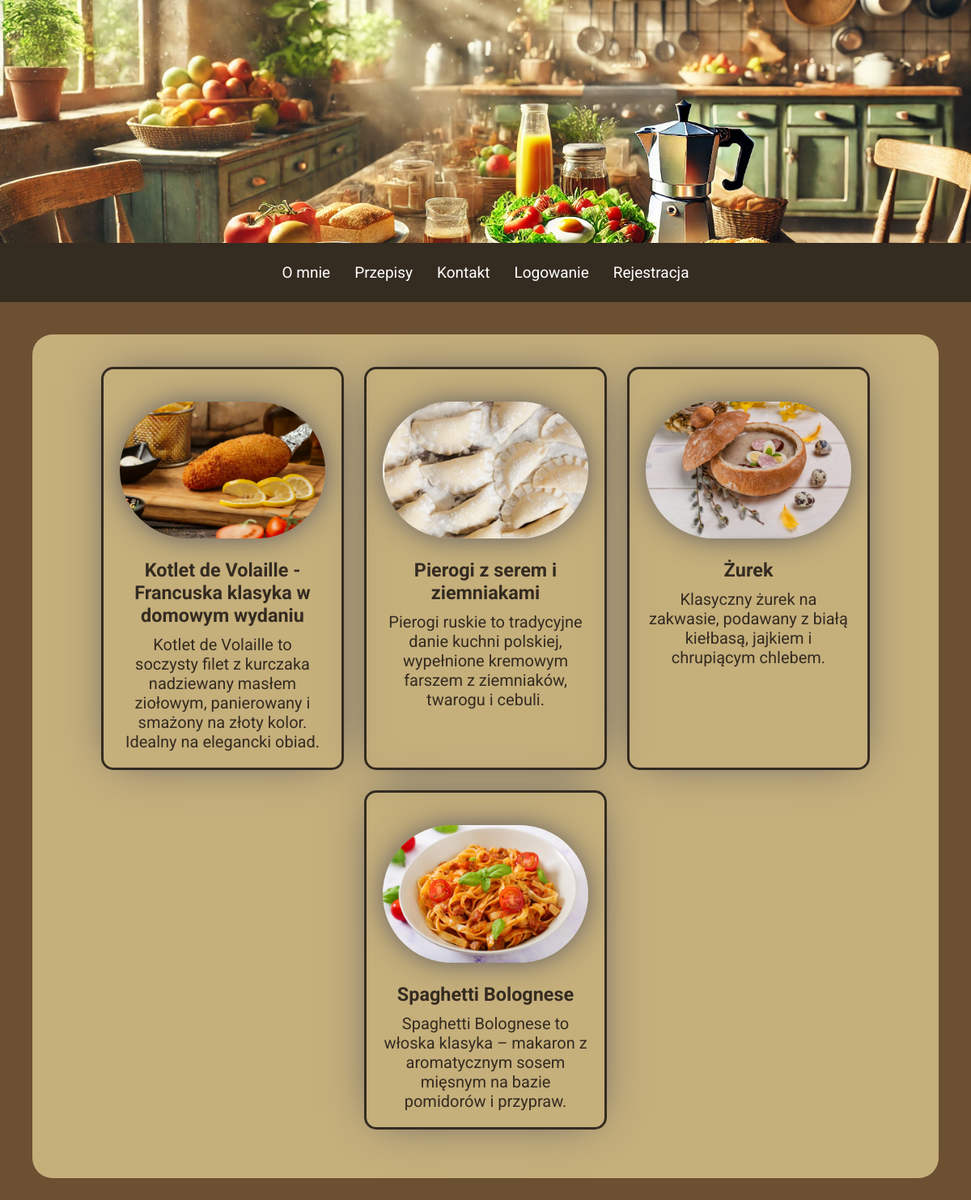
Page /all-posts on the committed database.
### blog/models.py (models this page shows, shortened)
class PostModel(models.Model):
    title = models.CharField(max_length=150, verbose_name="Tytuł:")
    author = models.ForeignKey(
        CustomUserModel, verbose_name=("Autor:"), on_delete=models.CASCADE)
    slug = models.SlugField(primary_key=True)
    date = models.DateField(auto_now_add=True, verbose_name="Data:")
    excerpt = models.TextField(verbose_name="skrót", validators=[
                               MinLengthValidator, MaxLengthValidator(250)])
    ingredients = models.TextField(
        validators=[MinLengthValidator(5)], verbose_name="Składniki:", null=True)
    prepare = models.TextField(
        validators=[MinLengthValidator(5)], verbose_name="Sposób przygotowania:", null=True)
    image = models.ImageField(upload_to="dishes")
    tags = models.ManyToManyField(TagModel, verbose_name=("Tag:"))
    class Meta:
        verbose_name_plural = "Posty"

### blog/views.py (the view)
# urls.py: path("all-posts", views.AllPostView.as_view(), name="all_posts"),
class AllPostView(ListView):
    model = PostModel
    context_object_name = "posts"
    template_name = "blog/all_posts.html"

### blog/templates/blog/all_posts.html (shortened to what this page needs)
{% extends "base.html" %}
{% load static %}
{% block content %}
    {% include "blog/includes/posts.html" %}
{% endblock  %}

### blog/templates/blog/includes/posts.html (shortened to what this page needs)
{% load static %}
<!DOCTYPE html>
<html lang="en">
<head>
   <link rel="stylesheet" href="{% static "blog/includes/posts.css" %}">
</head>
<body>
    <section class="posts-section">
        <div class="posts">
            {% for post in posts  %}
            <a  href="{% url "post" slug=post.slug %}" class="post" >
                <img src="{{ post.image.url }}" alt="{{post.title}}">
                <h3>{{post.title}}</h3>
                <p>{{post.excerpt}} </p>
            </a>
            {% endfor %}
        </div>
    </section>
</body>
</html>

### static/base.css (style rules this page uses)
:root { --primary-color: #EAE1B8; --secondary-color: #C5AF7B; --buttons-color: #9C7D4F; --text-color: #342B21; --second-text-color: #6C5032; --box-shadow: 0px 0px 38px -5px rgba(66, 68, 90, 1); }
* { box-sizing: border-box; margin: 0; padding: 0; font-family: "Roboto", serif; color: var(--text-color); }
body { background-color: var(--second-text-color); }
@media (min-width:400px) { html { font-size: 20px; } }

### blog/static/blog/includes/posts.css (style rules this page uses)
.posts-section { padding: 1rem 0 3rem; margin-bottom: 3rem; border-radius: 25px; background-color: var(--secondary-color); color: var(--text-color); }
.posts-section .posts { display: flex; flex-direction: column; justify-content: center; align-items: center; gap: 25px; }
.posts-section .post { display: block; width: 15rem; padding: 1rem; border: 3px solid var(--text-color); border-radius: 15px; color: var(--text-color); text-decoration: none; text-align: center; transition: .3s; -webkit-box-shadow: 0px 0px 54px -18px rgba(66, 68, 90, 1); -moz-box-shadow: 0px 0px 54px -18px rgba(66, 68, 90, 1); box-shadow: 0px 0px 54px -18px rgba(66, 68, 90, 1); }
.post h3 { margin-bottom: .5rem; }
.posts-section img { width: 80%; margin: 1rem auto; border-radius: 100px; -webkit-box-shadow: var(--box-shadow); -moz-box-shadow: var(--box-shadow); box-shadow: var(--box-shadow); }
@media (min-width:725px) { .posts-section { margin: 2rem; margin-bottom: 3rem; } }
@media (min-width:725px) { .posts-section .posts { flex-direction: row; flex-wrap: wrap; align-items: stretch; } }
@media (min-width:725px) { .posts-section img { width: 100%; margin: 1rem auto; } }

### rows in the picture
PostModel: image (picture), title "Kotlet de Volaille - Francuska klasyka w domowym wydaniu", excerpt "Kotlet de Volaille to soczysty filet z kurczaka nadziewany masłem ziołowym, panierowany i smażony na złoty kolor. Idealny na elegancki obiad."
PostModel: image (picture), title "Pierogi z serem i ziemniakami", excerpt "Pierogi ruskie to tradycyjne danie kuchni polskiej, wypełnione kremowym farszem z ziemniaków, twarogu i cebuli."
PostModel: image (picture), title "Żurek", excerpt "Klasyczny żurek na zakwasie, podawany z białą kiełbasą, jajkiem i chrupiącym chlebem."
PostModel: image (picture), title "Spaghetti Bolognese", excerpt "Spaghetti Bolognese to włoska klasyka – makaron z aromatycznym sosem mięsnym na bazie pomidorów i przypraw."
